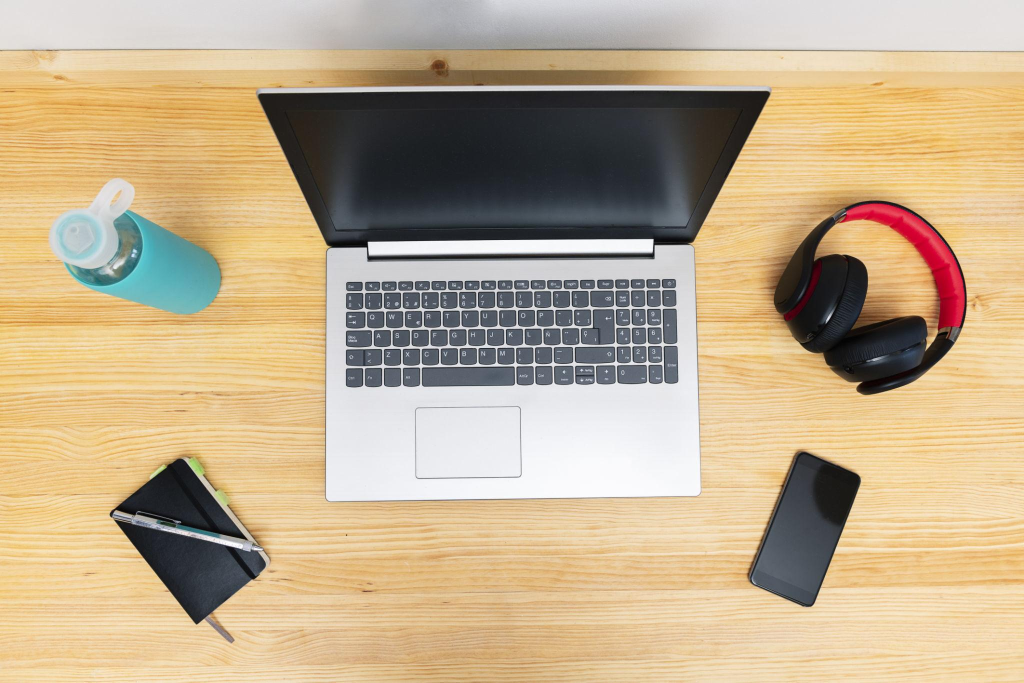
#> input picture assets/sample_images/everyday_objects.jpg, 2048 x 1365 px (shown at 1/2 size)
$ python -i shape_detection.py   (imports and definitions only)
#> lines starting #> are read from the running program, lines starting #| are printed output that depends on the picture; after the words box and inside, x2 and y2 are one past the last pixel; in counts of white or black regions, pixels touching at a corner belong together
#> further down, picture is the input picture: shape (1365, 2048, 3); mean B, G, R 140.8, 172.4, 192.5
### modules/image_processing.py

import cv2
import numpy as np


def convert_to_grayscale(image):
    """Convert a BGR image into grayscale."""
    return cv2.cvtColor(image, cv2.COLOR_BGR2GRAY)
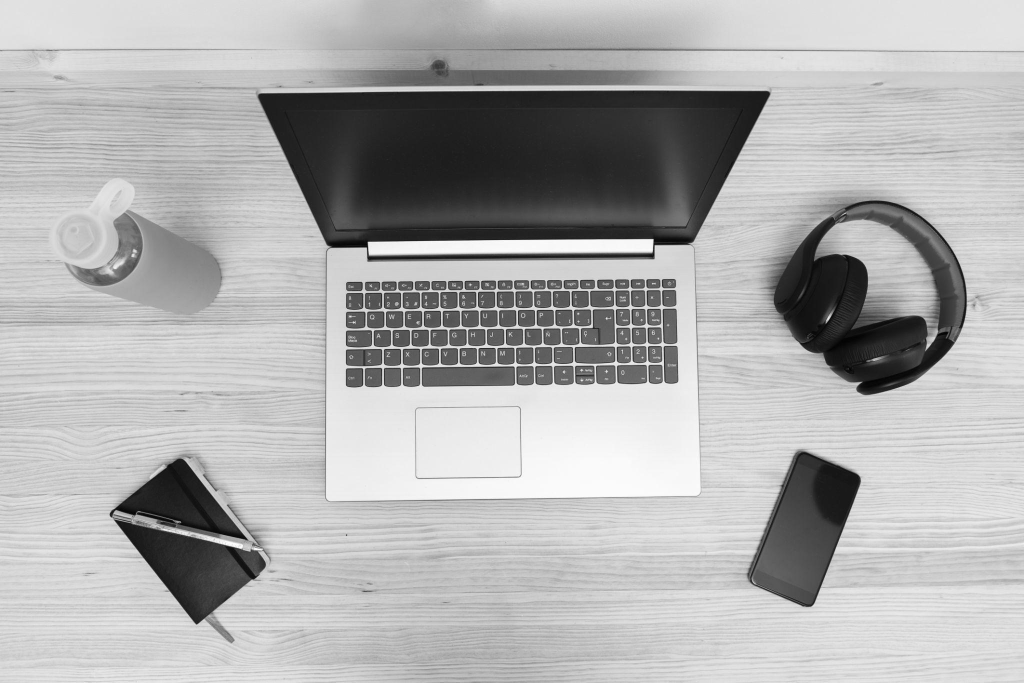
#> returned value: shape (1365, 2048) (shown at 1/2 size); min 0, max 255, mean 174.8


# [7 lines left out: function apply_gaussian_blur, not called in this run]


def apply_median_blur(image, kernel_size=5):
    """Remove noise while preserving edges."""
    return cv2.medianBlur(image, kernel_size)


# [45 lines left out: functions sharpen_image, adjust_brightness_contrast, apply_threshold, resize_image, not called in this run]

### modules/contour_detection.py

import cv2

from modules.image_processing import convert_to_grayscale


def detect_contours(
    image,
    threshold1=50,
    threshold2=150,
    min_area=150
):
    """Detect significant object boundaries."""

    gray = convert_to_grayscale(image)

    # Reduce small image details and noise
    blurred = cv2.GaussianBlur(gray, (5, 5), 0)

    # Detect edges
    edges = cv2.Canny(blurred, threshold1, threshold2)
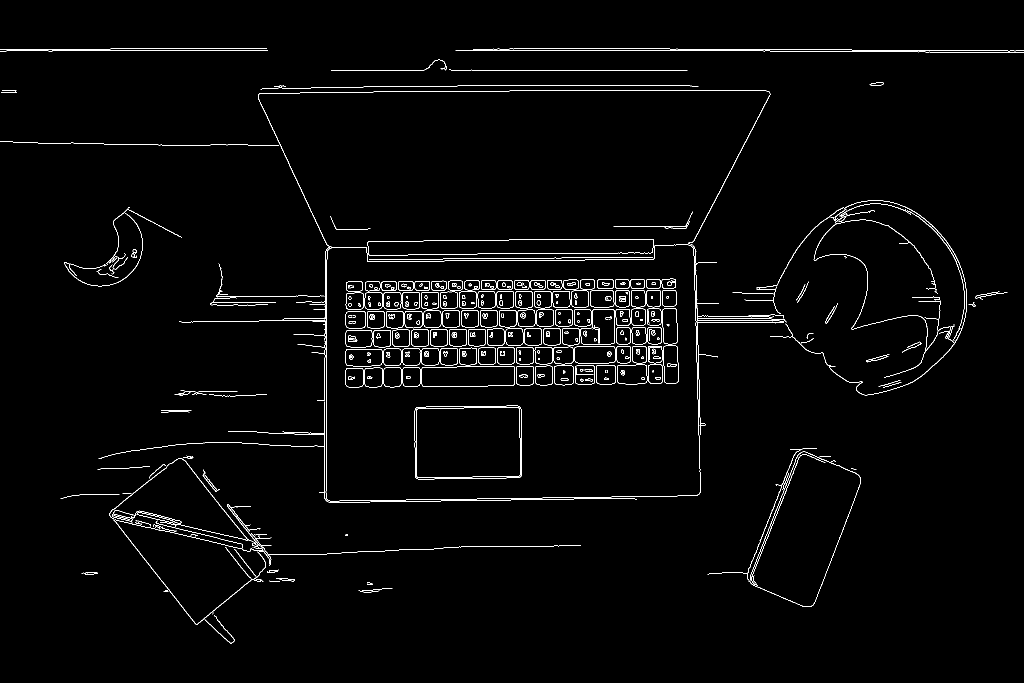
#> edges: shape (1365, 2048) (shown at 1/2 size); 1.8% white in thin lines or dots, all inside (x1, y1, x2, y2) = (0, 96, 2048, 1287)

    # Find contours
    contours, _ = cv2.findContours(
        edges,
        cv2.RETR_EXTERNAL,
        cv2.CHAIN_APPROX_SIMPLE
    )
#> contours = 107 contours, 79 with area under 20; largest, box (x1, y1, x2, y2) and area: (516, 181, 1541, 1003) 357772, (1497, 903, 1722, 1214) 39448, (735, 478, 1308, 512) 15708, (224, 1020, 363, 1047) 347, (1540, 401, 1934, 791) 307

    # Ignore very small contours
    filtered_contours = [
        contour for contour in contours
        if cv2.contourArea(contour) >= min_area
    ]
#> filtered_contours = 10 contours; largest, box (x1, y1, x2, y2) and area: (516, 181, 1541, 1003) 357772, (1497, 903, 1722, 1214) 39448, (735, 478, 1308, 512) 15708, (224, 1020, 363, 1047) 347, (1540, 401, 1934, 791) 307

    return filtered_contours


# [14 lines left out: function draw_contours, not called in this run]

### modules/shape_detection.py

import cv2

from modules.contour_detection import detect_contours


def classify_shape(contour):
    """Classify a shape based on its contour."""

    perimeter = cv2.arcLength(contour, True)

    approximation = cv2.approxPolyDP(
        contour, 0.04 * perimeter, True
    )

    vertices = len(approximation)

    if vertices == 3:
        return "Triangle"

    elif vertices == 4:
        x, y, width, height = cv2.boundingRect(approximation)
        ratio = width / float(height)

        if 0.90 <= ratio <= 1.10:
            return "Square"

        return "Rectangle"

    elif vertices == 5:
        return "Pentagon"

    elif vertices > 7:
        return "Circle"

    return "Unknown"


def detect_shapes(image):
    """Detect and label shapes with improved label positioning."""

    contours = detect_contours(image)
#> contours has the same summary as filtered_contours in detect_contours
    result = image.copy()
    detected_shapes = []

    for contour in contours:

        if cv2.contourArea(contour) < 300:
            continue

        shape = classify_shape(contour)

        x, y, width, height = cv2.boundingRect(contour)

        cv2.drawContours(
            result, [contour], -1, (0, 255, 0), 2
        )

        font = cv2.FONT_HERSHEY_SIMPLEX
        font_scale = 0.45
        thickness = 1

        (text_width, text_height), baseline = cv2.getTextSize(
            shape, font, font_scale, thickness
        )

        label_x = x + (width - text_width) // 2
        label_x = max(
            0,
            min(label_x, image.shape[1] - text_width - 4)
        )

        label_y = max(text_height + 5, y - 8)

        cv2.rectangle(
            result,
            (label_x, label_y - text_height - 4),
            (label_x + text_width + 4, label_y + baseline),
            (0, 0, 0),
            -1
        )

        cv2.putText(
            result,
            shape,
            (label_x + 2, label_y),
            font,
            font_scale,
            (0, 255, 0),
            thickness,
            cv2.LINE_AA
        )

        detected_shapes.append(shape)
#> this loop made 10 passes
#> (perimeter in classify_shape, approximation in classify_shape, vertices in classify_shape, shape, x, y, width, height) on passes 2, 6: (804.5, [[224, 1032], [362, 1045]], 2, 'Unknown', 224, 1020, 139, 27), (1205.5, [[1307, 480], [735, 491]], 2, 'Unknown', 735, 478, 573, 34)
#> (perimeter in classify_shape, vertices in classify_shape, shape, x, y, width, height, text_width) on passes 9 to 10: (2167.7, 9, 'Circle', 1540, 401, 394, 390, 40), (6099, 8, 'Circle', 516, 181, 1025, 822, 40)
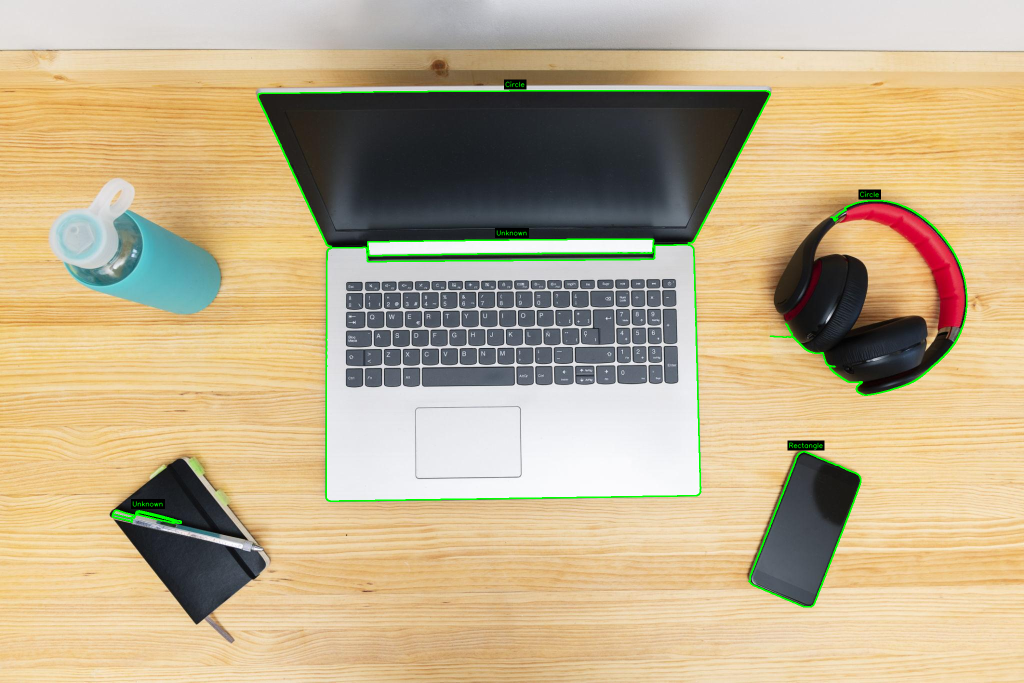
#> result: shape (1365, 2048, 3) (shown at 1/2 size); 1.12% of pixels changed, all inside (x1, y1, x2, y2) = (223, 159, 1935, 1215)
#> after the loop, detected_shapes = ['Unknown', 'Rectangle', 'Unknown', 'Circle', 'Circle']

    return result, detected_shapes

>>> import cv2
>>> picture = cv2.imread('../assets/sample_images/everyday_objects.jpg')
>>> result = detect_shapes(picture)
